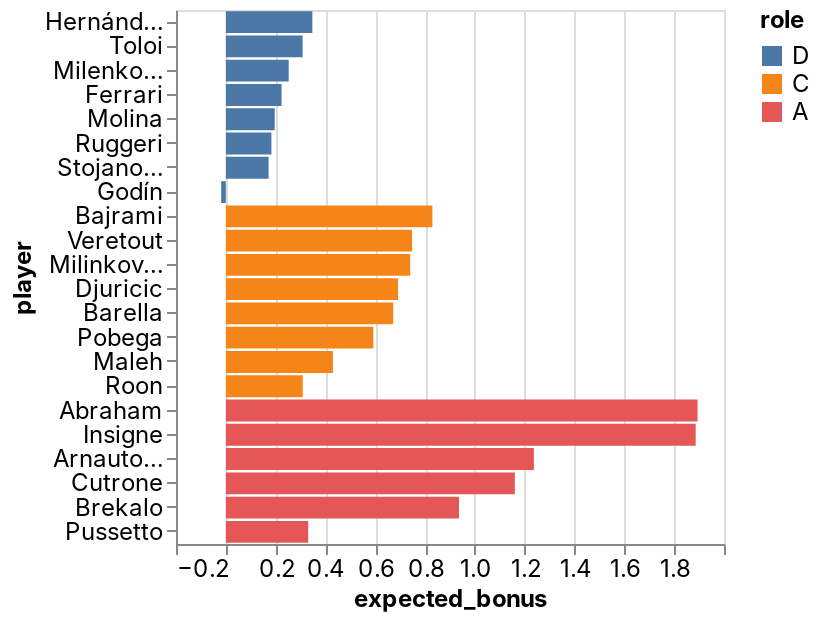

Here is the notebook cell this chart was saved with:
### Code cell
_deepnote_run_altair(team, """{"$schema":"https://vega.github.io/schema/vega-lite/v4.json","mark":{"type":"bar","tooltip":{"content":"data"}},"height":220,"autosize":{"type":"fit"},"data":{"name":"placeholder"},"encoding":{"x":{"field":"expected_bonus","type":"quantitative","sort":null,"scale":{"type":"linear","zero":false}},"y":{"field":"player","type":"nominal","sort":null,"scale":{"type":"linear","zero":true}},"color":{"field":"role","type":"nominal","sort":null,"scale":{"type":"linear","zero":false}}}}""")

### Figure 1 — Vega-Lite specification as saved in the notebook (floating-point values rounded to 4 significant figures)
{"config": {"view": {"continuousWidth": 400, "continuousHeight": 300}, "area": {"fill": "#51C0E9"}, "axis": {"labelFont": "Inter, sans-serif", "labelFontSize": 12, "labelFontWeight": "normal", "labelLimit": 60, "labelOverlap": "greedy", "titleFont": "Inter, sans-serif", "titleFontSize": 12, "titleFontWeight": "bold"}, "background": "#ffffff", "legend": {"labelFont": "Inter, sans-serif", "labelFontSize": 12, "titleFont": "Inter, sans-serif", "titleFontSize": 12, "titleFontWeight": "bold"}, "line": {"stroke": "#51C0E9", "strokeWidth": 2}, "rect": {"fill": "#51C0E9"}, "title": {"anchor": "start", "color": "#000000", "font": "Inter, sans-serif", "fontSize": 22, "fontWeight": "normal"}}, "data": {"name": "data-a77fcd1c65483dac53761752f6b1c428"}, "mark": {"type": "bar", "tooltip": {"content": "data"}}, "autosize": {"type": "fit"}, "encoding": {"color": {"type": "nominal", "field": "role", "scale": {"type": "linear", "zero": false}, "sort": null}, "x": {"type": "quantitative", "field": "expected_bonus", "scale": {"type": "linear", "zero": false}, "sort": null}, "y": {"type": "nominal", "field": "player", "scale": {"type": "linear", "zero": true}, "sort": null}}, "height": 300, "width": "container", "$schema": "https://vega.github.io/schema/vega-lite/v4.json", "datasets": {"data-a77fcd1c65483dac53761752f6b1c428": [{"fanta_team": "MaiNa Joya_v2.0", "role": "D", "player": "Hernández", "team": "AC Milan", "opponent": "Inter", "date": "2022-02-06T00:00:00", "expected_bonus": 0.3475}, {"fanta_team": "MaiNa Joya_v2.0", "role": "D", "player": "Toloi", "team": "Atalanta", "opponent": "Cagliari", "date": "2022-02-06T00:00:00", "expected_bonus": 0.3082}, {"fanta_team": "MaiNa Joya_v2.0", "role": "D", "player": "Milenkovic", "team": "Fiorentina", "opponent": "Lazio", "date": "2022-02-06T00:00:00", "expected_bonus": 0.2525}, {"fanta_team": "MaiNa Joya_v2.0", "role": "D", "player": "Ferrari", "team": "Sassuolo", "opponent": "Sampdoria", "date": "2022-02-06T00:00:00", "expected_bonus": 0.2238}, {"fanta_team": "MaiNa Joya_v2.0", "role": "D", "player": "Molina", "team": "Udinese", "opponent": "Torino", "date": "2022-02-06T00:00:00", "expected_bonus": 0.1964}, {"fanta_team": "MaiNa Joya_v2.0", "role": "D", "player": "Ruggeri", "team": "Salernitana", "opponent": "Spezia", "date": "2022-02-06T00:00:00", "expected_bonus": 0.183}, {"fanta_team": "MaiNa Joya_v2.0", "role": "D", "player": "Stojanovic", "team": "Empoli", "opponent": "Bologna", "date": "2022-02-06T00:00:00", "expected_bonus": 0.1717}, {"fanta_team": "MaiNa Joya_v2.0", "role": "D", "player": "Godín", "team": "Cagliari", "opponent": "Atalanta", "date": "2022-02-06T00:00:00", "expected_bonus": -0.0186}, {"fanta_team": "MaiNa Joya_v2.0", "role": "C", "player": "Bajrami", "team": "Empoli", "opponent": "Bologna", "date": "2022-02-06T00:00:00", "expected_bonus": 0.8293}, {"fanta_team": "MaiNa Joya_v2.0", "role": "C", "player": "Veretout", "team": "Roma", "opponent": "Genoa", "date": "2022-02-06T00:00:00", "expected_bonus": 0.7478}, {"fanta_team": "MaiNa Joya_v2.0", "role": "C", "player": "Milinkovic-Savic", "team": "Lazio", "opponent": "Fiorentina", "date": "2022-02-06T00:00:00", "expected_bonus": 0.7404}, {"fanta_team": "MaiNa Joya_v2.0", "role": "C", "player": "Djuricic", "team": "Sassuolo", "opponent": "Sampdoria", "date": "2022-02-06T00:00:00", "expected_bonus": 0.6913}, {"fanta_team": "MaiNa Joya_v2.0", "role": "C", "player": "Barella", "team": "Inter", "opponent": "AC Milan", "date": "2022-02-06T00:00:00", "expected_bonus": 0.672}, {"fanta_team": "MaiNa Joya_v2.0", "role": "C", "player": "Pobega", "team": "Torino", "opponent": "Udinese", "date": "2022-02-06T00:00:00", "expected_bonus": 0.5924}, {"fanta_team": "MaiNa Joya_v2.0", "role": "C", "player": "Maleh", "team": "Fiorentina", "opponent": "Lazio", "date": "2022-02-06T00:00:00", "expected_bonus": 0.43}, {"fanta_team": "MaiNa Joya_v2.0", "role": "C", "player": "Roon", "team": "Atalanta", "opponent": "Cagliari", "date": "2022-02-06T00:00:00", "expected_bonus": 0.309}, {"fanta_team": "MaiNa Joya_v2.0", "role": "A", "player": "Abraham", "team": "Roma", "opponent": "Genoa", "date": "2022-02-06T00:00:00", "expected_bonus": 1.894}, {"fanta_team": "MaiNa Joya_v2.0", "role": "A", "player": "Insigne", "team": "Napoli", "opponent": "Venezia", "date": "2022-02-06T00:00:00", "expected_bonus": 1.886}, {"fanta_team": "MaiNa Joya_v2.0", "role": "A", "player": "Arnautovic", "team": "Bologna", "opponent": "Empoli", "date": "2022-02-06T00:00:00", "expected_bonus": 1.237}, {"fanta_team": "MaiNa Joya_v2.0", "role": "A", "player": "Cutrone", "team": "Empoli", "opponent": "Bologna", "date": "2022-02-06T00:00:00", "expected_bonus": 1.16}, {"fanta_team": "MaiNa Joya_v2.0", "role": "A", "player": "Brekalo", "team": "Torino", "opponent": "Udinese", "date": "2022-02-06T00:00:00", "expected_bonus": 0.9361}, {"fanta_team": "MaiNa Joya_v2.0", "role": "A", "player": "Pussetto", "team": "Udinese", "opponent": "Torino", "date": "2022-02-06T00:00:00", "expected_bonus": 0.3307}]}}
